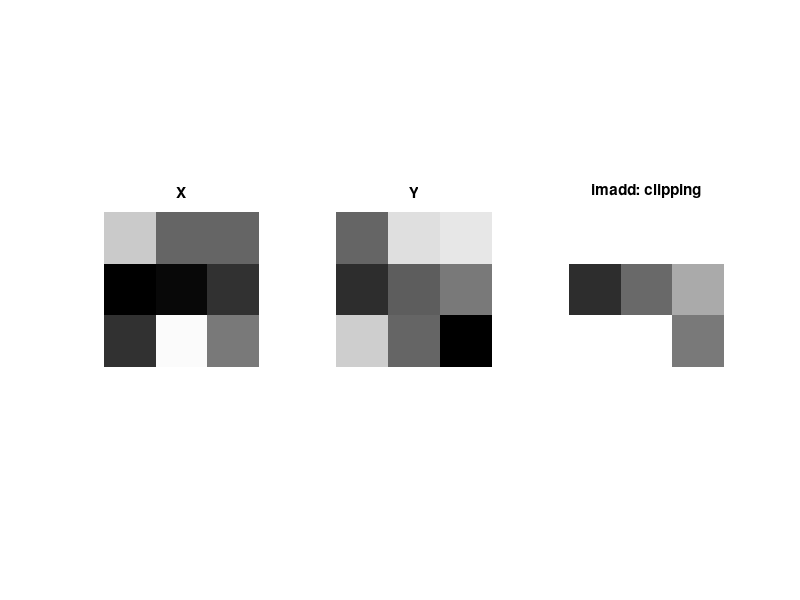

Here is the MATLAB script that generated this plot:
%% LAB 1 - CONG ANH, TRON ANH VA TRAN SO
clear; close all; clc;
X = uint8([200 100 100; 0 10 50; 50 250 120]);
Y = uint8([100 220 230; 45 95 120; 205 100 0]);

% imadd tren uint8 gioi han gia tri vuot 255 ve 255 (saturation/clipping).
Zclip = imadd(X,Y);
% Cong trong kieu rong giu duoc tong toi da 510, chua mat thong tin tran.
W = uint16(X) + uint16(Y);
% Chuan hoa min-max ve 0..255 de hien thi tong trong kieu uint8.
Znorm = uint8(255 * double(W - min(W(:))) / double(max(W(:))-min(W(:))));

% Tron hai anh double theo trong so: 60% X va 40% Y.
X01 = im2double(X); Y01 = im2double(Y);
Zblend = 0.6 * X01 + 0.4 * Y01;

disp('X + Y bang imadd (bi bao hoa o 255):'); disp(Zclip);
disp('Tong giu trong uint16:'); disp(W);
disp('Tong sau chuan hoa min-max:'); disp(Znorm);
fprintf('Vi du pixel tron (1,1): %.3f\n', Zblend(1,1));
figure('Name','Lab 1 - Cong anh');
subplot(1,3,1); imshow(X); title('X');
subplot(1,3,2); imshow(Y); title('Y');
subplot(1,3,3); imshow(Zclip); title('imadd: clipping');
